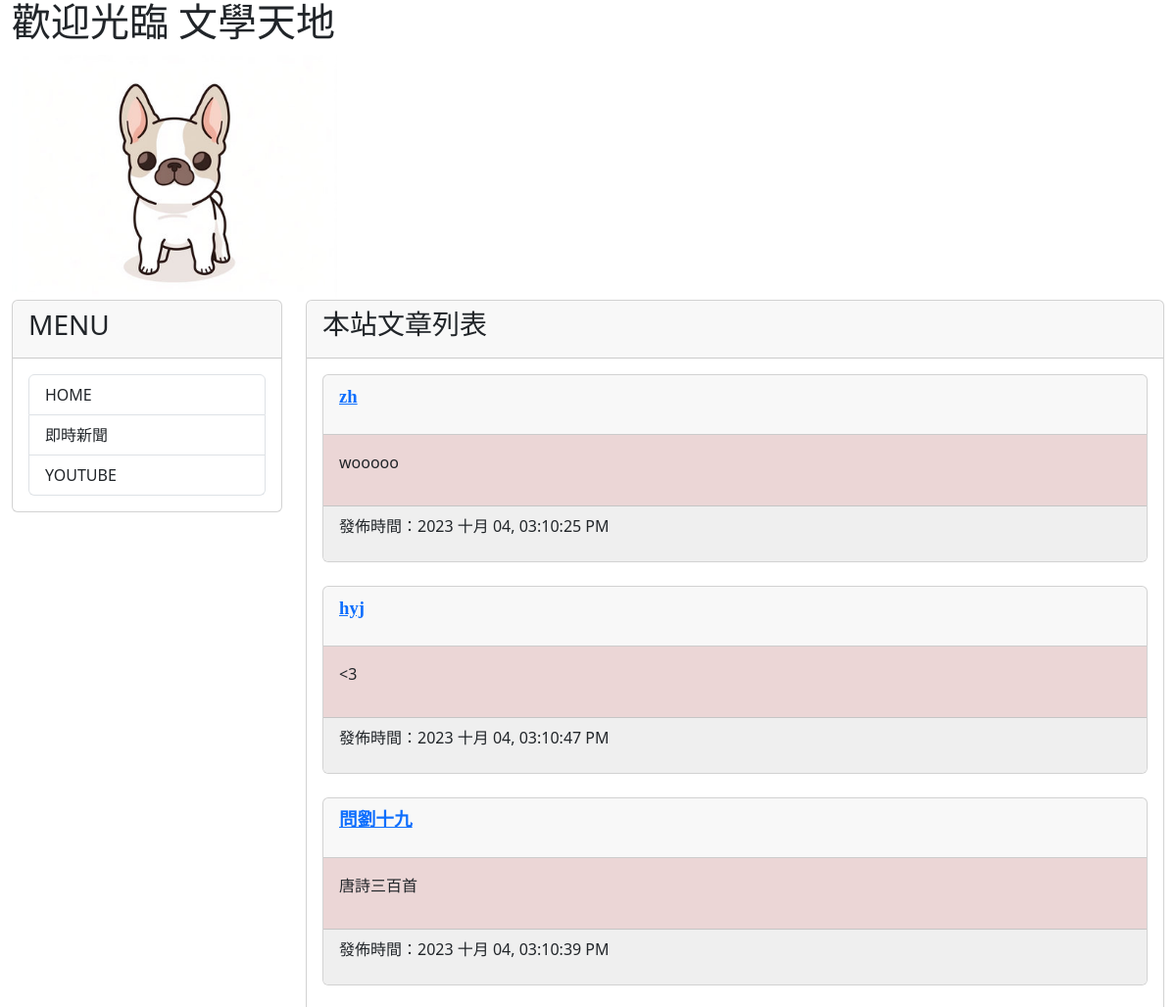
Before: / (upper part) with the older database file.
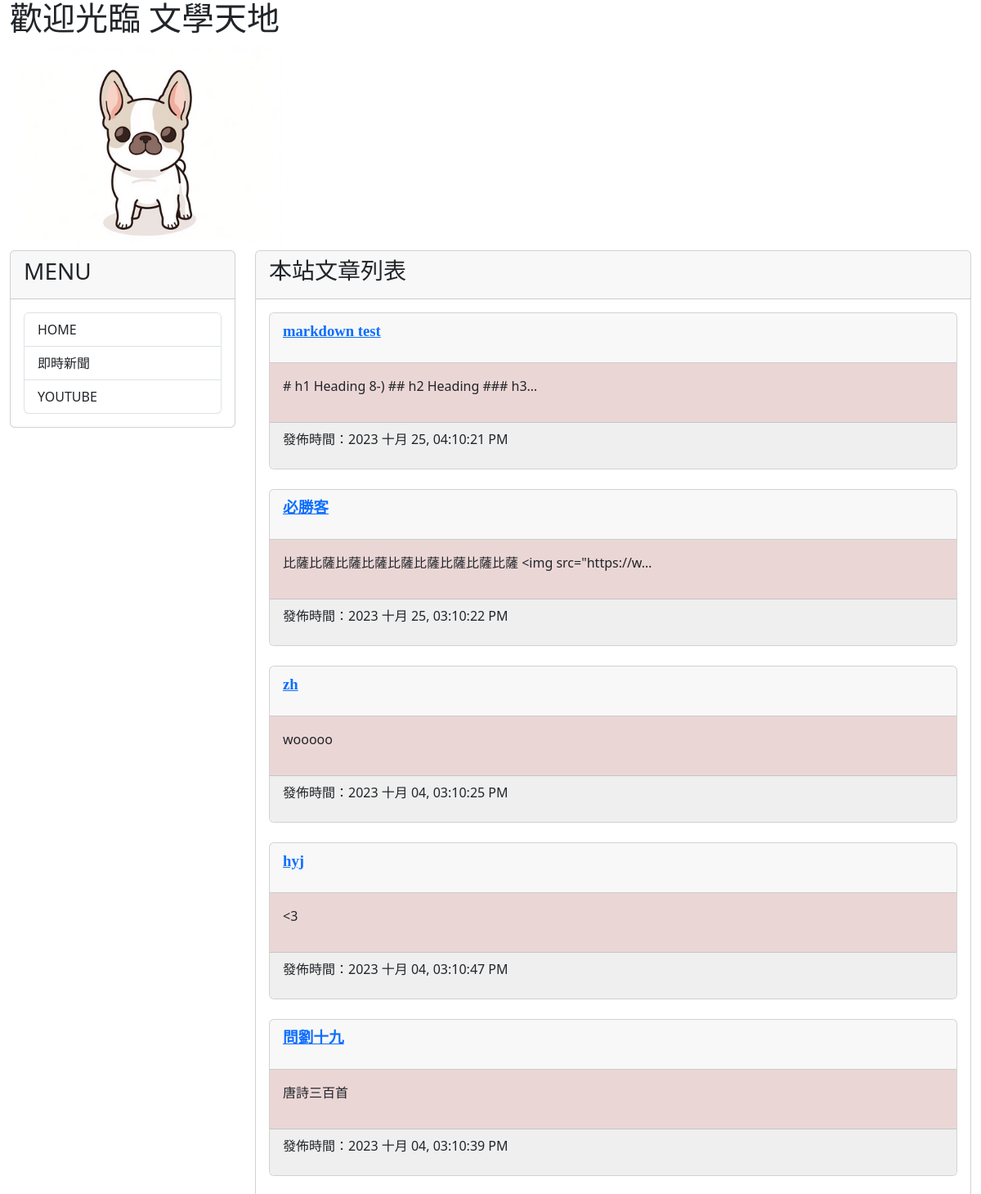
After: the same page with the newer database file.
### mysite/models.py (models this page shows, shortened)
class Post(models.Model):
    title=models.CharField(max_length=200)
    slug=models.CharField(max_length=200)
    body=models.TextField()
    pub_date=models.DateTimeField(auto_now_add=True)  #日期 時間(自動取得)
    class Meta:
        ordering=('-pub_date', ) #,強制新增combo

### mysite/views.py (the view)
# urls.py: path('',mv.homepage,name='homepage'),
def homepage(request):
    posts=Post.objects.all()
    now=datetime.now()
    return render(request,'index.html',locals())

### templates/index.html (shortened to what this page needs)
{% extends "base2.html" %} #繼承base
{% block headmessage %} <h3 style='font-family:標楷體;'>本站文章列表</a> {% endblock headmessage %}
{% block content %}
{% for post in posts %}
<div class='card'>
    <div class='card-header'>
        <p style='font-family:微軟正黑體;font-size:14pt;font-weight:bold;'>
            <a href='/post/{{post.slug}}'>{{ post.title }}</a>
        </p>
    </div>
    <div class='card-body' style='background-color:	#EBD6D6'>
        <p>
           {{ post.body | truncatechars:40 }}
        </p>
    </div>
    <div class='card-footer'  style='background-color:#efefef'>
        <p>
            發佈時間：{{ post.pub_date | date:"Y M d, h:m:s A"}}
        </p>
    </div>
</div>
<br>
{% endfor %}
{% endblock content %}

### templates/base2.html (shortened to what this page needs)
<!DOCTYPE html>
<html>
    <head>
        <link href="https://cdn.jsdelivr.net/npm/bootstrap@5.3.2/dist/css/bootstrap.min.css" rel="stylesheet">
    </head>
    <body>
        <div class="container-fluid">
            {% include 'header.html' %}
            <div class="row">
                <div class="col-sm-3 col-md-3">
                    <div class="card">
                        <div class="card-header">
                            <h3>MENU</h3>
                        </div>
                        <div class="card-body">
                            <div class="list-group">
                                <a href="/"class="list-group-item">HOME</a>
                                <a href="https://google.com/news"class="list-group-item">即時新聞</a>
                                <a href="https://www.youtube.com"class="list-group-item">YOUTUBE</a>
                            </div>
                        </div>
                    </div>
                </div>
                <div class="col-sm-9 col-md-9">
                    <div class="card">
                        <div class="card-header">
                            {% block headmessage %}
                            {% endblock %}
                        </div>
                        <div class="card-body">
                            {% block content %} {% endblock %}
                        </div>
                    </div>
                </div>
            </div>
        </div>
    </body>
</html>

### templates/header.html
<h1 style="font-family:微軟正黑體;">歡迎光臨 文學天地</h1>
{% load static %}
<div class='well'>
    <img src="{% static "images/7de4bb9a9b153556f897314bf5bea7c8_t.jpeg" %}" height="250">
</div>

Changed rows visible on the page:
added Post: title "markdown test", body "# h1 Heading 8-) ## h2 Heading ### h3…", pub_date "2023 十月 25, 04:10:21 PM"
added Post: title "必勝客", body "比薩比薩比薩比薩比薩比薩比薩比薩比薩 <img src=\"https://w…", pub_date "2023 十月 25, 03:10:22 PM"
